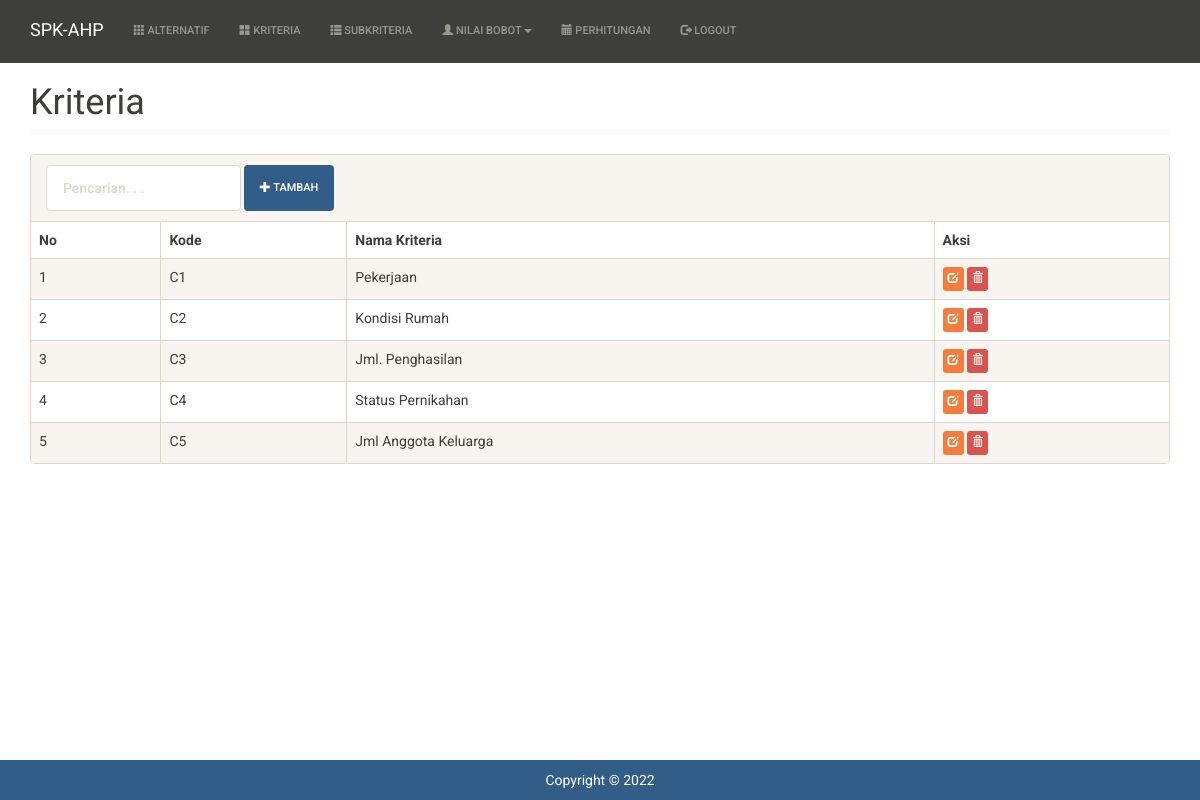
The page /index.php?m=kriteria (signed in) on the database its author committed.
### tables this page shows
CREATE TABLE `tb_kriteria` (
  `kode_kriteria` varchar(16) NOT NULL,
  `nama_kriteria` varchar(256) DEFAULT NULL,
  PRIMARY KEY (`kode_kriteria`)
);

### config.php (called while the page is built)
<?php
$config["server"] = 'localhost';
$config["username"] = 'root';
$config["password"] = '';
$config["database_name"] = 'ahp_crips';

### functions.php (called while the page is built, shortened)
<?php
include 'config.php';
include 'includes/db.php';
$db = new DB($config['server'], $config['username'], $config['password'], $config['database_name']);
include 'includes/general.php';

### includes/general.php (called while the page is built, shortened)
<?php
function esc_field($str)
{
    return addslashes($str);
}

### includes/db.php (called while the page is built, shortened)
<?php
class DB
{
    var $conn = null;
    public function __construct($host, $username, $passwd, $dbname)
    {
        $this->conn = mysqli_connect($host, $username, $passwd, $dbname);
    }
    public function query($sql)
    {
        $query = mysqli_query($this->conn, $sql) or die('<pre>Error mysqli_query: ' . mysqli_error($this->conn) . '<br />' . $sql . '</pre>');
        return $query;
    }
    public function get_results($sql)
    {
        $query = $this->query($sql);
        $arr = array();
        while ($row = mysqli_fetch_object($query)) {
            $arr[] = $row;
        }
        return $arr;
    }
}

### kriteria.php (the view, shortened to what this page needs)
<div class="page-header">
    <h1>Kriteria</h1>
</div>
<div class="panel panel-default">
    <div class="panel-heading">
        <form class="form-inline">
            <div class="form-group">
                <input class="form-control" type="text" placeholder="Pencarian. . ." name="q" value="<?= $_GET['q'] ?>" />
            </div>
            <div class="form-group">
                <a class="btn btn-primary" href="?m=kriteria_tambah"><span class="glyphicon glyphicon-plus"></span> Tambah</a>
            </div>
        </form>
    </div>
    <div class="table-responsive">
        <table class="table table-bordered table-hover table-striped">
            <thead>
                <tr>
                    <th>No</th>
                    <th>Kode</th>
                    <th>Nama Kriteria</th>
                    <th>Aksi</th>
                </tr>
            </thead>
            <?php
            $q = esc_field($_GET['q']);
            $rows = $db->get_results("SELECT * FROM tb_kriteria WHERE nama_kriteria LIKE '%$q%' ORDER BY kode_kriteria");
            $no = 0;
            foreach ($rows as $row) : ?>
                <tr>
                    <td><?= ++$no ?></td>
                    <td><?= $row->kode_kriteria ?></td>
                    <td><?= $row->nama_kriteria ?></td>
                    <td>
                        <a class="btn btn-xs btn-warning" href="?m=kriteria_ubah&ID=<?= $row->kode_kriteria ?>"><span class="glyphicon glyphicon-edit"></span></a>
                        <a class="btn btn-xs btn-danger" href="aksi.php?act=kriteria_hapus&ID=<?= $row->kode_kriteria ?>" onclick="return confirm('Hapus data?')"><span class="glyphicon glyphicon-trash"></span></a>
                    </td>
                </tr>
            <?php endforeach ?>
        </table>
    </div>
</div>

### assets/css/general.css (style rules this page uses)
html { position: relative; min-height: 100%; }
body { margin-bottom: 70px; }
.page-header { margin-top: 0; padding-bottom: 0; }
.page-header h1 { margin-top: 0; }

### rows shown on the page
tb_kriteria: kode_kriteria "C1", nama_kriteria "Pekerjaan"
tb_kriteria: kode_kriteria "C2", nama_kriteria "Kondisi Rumah"
tb_kriteria: kode_kriteria "C3", nama_kriteria "Jml. Penghasilan"
tb_kriteria: kode_kriteria "C4", nama_kriteria "Status Pernikahan"
tb_kriteria: kode_kriteria "C5", nama_kriteria "Jml Anggota Keluarga"
